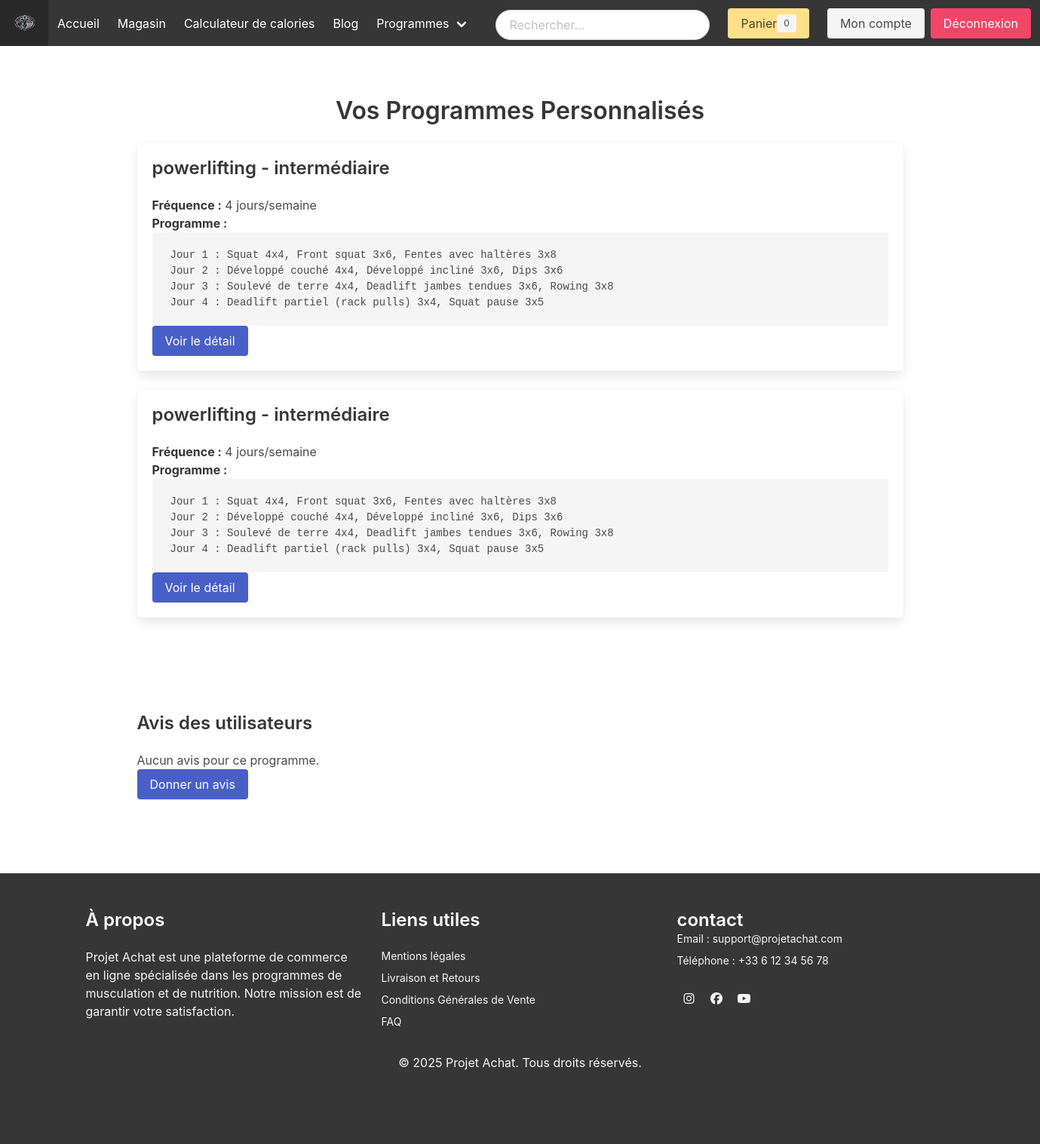
The app's page /pages/afficher_programmes.php (signed in) with its own data.
### tables this page shows
CREATE TABLE IF NOT EXISTS `user_programs` (
  `id_programme` int NOT NULL AUTO_INCREMENT,
  `user_id` int NOT NULL,
  `objectif` varchar(255) NOT NULL,
  `frequence` int DEFAULT NULL,
  `niveau` varchar(50) NOT NULL,
  `programme` text NOT NULL,
  `created_at` timestamp NULL DEFAULT CURRENT_TIMESTAMP,
  `updated_at` timestamp NULL DEFAULT CURRENT_TIMESTAMP ON UPDATE CURRENT_TIMESTAMP,
  PRIMARY KEY (`id_programme`),
  KEY `fk_user_programs_user` (`user_id`),
  CONSTRAINT `fk_user_programs_user` FOREIGN KEY (`user_id`) REFERENCES `utilisateurs` (`id_utilisateur`) ON DELETE CASCADE
);

### pages/afficher_programmes.php (the view, shortened to what this page needs)
<?php
include '../config/db.php';
$userId = $_SESSION['user_id'];
try {
    $stmt = $pdo->prepare("SELECT * FROM user_programs WHERE user_id = :user_id ORDER BY created_at DESC");
    $stmt->execute(['user_id' => $userId]);
    $programmes = $stmt->fetchAll();
} catch (PDOException $e) {
    die("Erreur lors de la récupération des programmes : " . $e->getMessage());
}
?>
<!DOCTYPE html>
<html lang="fr">
<head>
    <link rel="stylesheet" href="https://cdn.jsdelivr.net/npm/bulma@0.9.4/css/bulma.min.css">
</head>
<body>
<?php include '../includes/header.php'; ?>
<main class="container">
    <section class="section">
        <h1 class="title">Vos Programmes Personnalisés</h1>
        <?php if ($programmes): ?>
            <?php foreach ($programmes as $programme): ?>
                <div class="box">
                    <h2 class="title is-4"><?= htmlspecialchars($programme['objectif']); ?> - <?= htmlspecialchars($programme['niveau']); ?></h2>
                    <p><strong>Fréquence :</strong> <?= htmlspecialchars($programme['frequence']); ?> jours/semaine</p>
                    <p><strong>Programme :</strong></p>
                    <pre><?= htmlspecialchars($programme['programme']); ?></pre>
                    <a href="detail_programme.php?id=<?= $programme['id_programme']; ?>" class="button is-link">Voir le détail</a>
                </div>
            <?php endforeach; ?>
        <?php else: ?>
            <p>Aucun programme enregistré.</p>
        <?php endif; ?>
    </section>
    <?php
$stmt = $pdo->prepare("SELECT * FROM user_programs WHERE user_id = :user_id ORDER BY created_at DESC");
$stmt->execute(['user_id' => $userId]);
$programmes = $stmt->fetchAll(PDO::FETCH_ASSOC);
$avis = $stmt->fetchAll();
?>
<section class="section">
    <h2 class="title is-4">Avis des utilisateurs</h2>
    <?php if ($avis): ?>
        <?php foreach ($avis as $avis_item): ?>
            <div class="box">
                <p><strong>Note :</strong> <?= htmlspecialchars($avis_item['note']) ?>/5</p>
                <p><?= nl2br(htmlspecialchars($avis_item['commentaire'])) ?></p>
                <p><small><em>Publié le <?= htmlspecialchars($avis_item['date_avis']) ?></em></small></p>
            </div>
        <?php endforeach; ?>
    <?php else: ?>
        <p>Aucun avis pour ce programme.</p>
    <?php endif; ?>
    <a href="ajouter_avis.php?type_contenu=programme&contenu_id=<?= $programme_id; ?>" class="button is-link">Donner un avis</a>
</section>
</main>
<?php include '../includes/footer.php'; ?>
</body>
</html>

### css/style.css (style rules this page uses)
body { font-family: Arial, sans-serif; margin: 0; padding: 0; }
main { padding: 20px; max-width: 800px; margin: auto; }
h1 { color: #ffffff; text-align: center; margin-bottom: 20px; }
section { margin-bottom: 30px; }
section h2 { color: #333; margin-bottom: 10px; font-size: 18px; }

### records on screen
user_programs: objectif "powerlifting", niveau "intermédiaire", frequence "4", programme "Jour 1 : Squat 4x4, Front squat 3x6, Fentes avec haltères 3x8 Jour 2 : Développé couché 4x4, Développé incliné 3x6, Dips 3x6 Jour 3 : Soulevé de terre 4x4, Deadlift jambes tendues 3x6, Rowing 3x8 Jour 4 : Deadlift partiel (rack pulls) 3x4, Squat pause 3x5"
user_programs: objectif "powerlifting", niveau "intermédiaire", frequence "4", programme "Jour 1 : Squat 4x4, Front squat 3x6, Fentes avec haltères 3x8 Jour 2 : Développé couché 4x4, Développé incliné 3x6, Dips 3x6 Jour 3 : Soulevé de terre 4x4, Deadlift jambes tendues 3x6, Rowing 3x8 Jour 4 : Deadlift partiel (rack pulls) 3x4, Squat pause 3x5"
